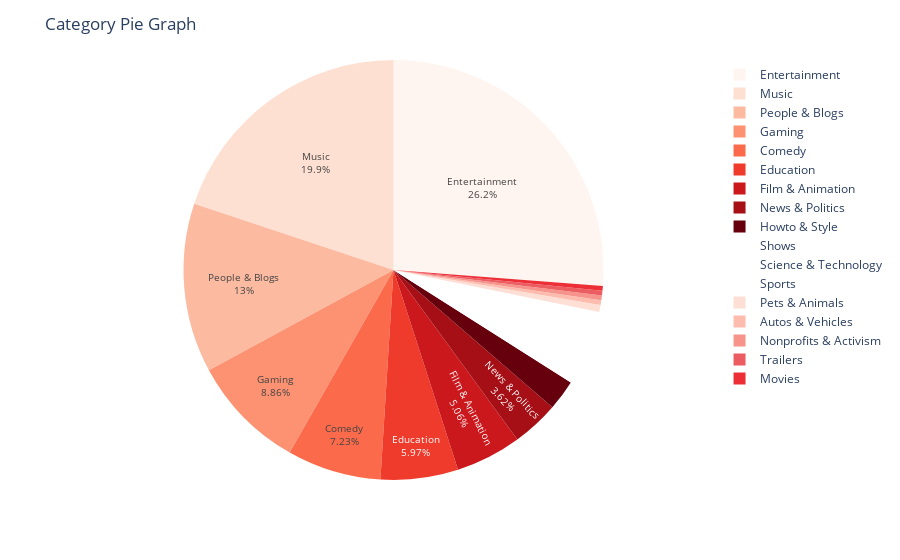

Notebook cell for this chart:
### Markdown cell above
## 채널 카테고리

### Code cell
categories = df.dropna()['category'].value_counts().sort_values()
fig = px.pie(values=categories.values,
             names=categories.index,
             color_discrete_sequence=color_scheme)
fig.update_traces(textposition='inside',
                  textfont_size=10,
                  textinfo='percent+label')

fig.update_layout(title_text="Category Pie Graph",
                  uniformtext_minsize=10, 
                  uniformtext_mode='hide',
                  template ='plotly_white')

fig.show()

### Figure 1 — Plotly figure (JSON) as saved in the notebook; plotly's stock layout.template omitted (floating-point values rounded to 4 significant figures)
{"data": [{"domain": {"x": [0, 1], "y": [0, 1]}, "hovertemplate": "label=%{label}<br>value=%{value}<extra></extra>", "labels": ["Autos & Vehicles", "Nonprofits & Activism", "Trailers", "Movies", "Pets & Animals", "Sports", "Science & Technology", "Shows", "Howto & Style", "News & Politics", "Film & Animation", "Education", "Comedy", "Gaming", "People & Blogs", "Music", "Entertainment"], "legendgroup": "", "name": "", "showlegend": true, "textfont": {"size": 10}, "textinfo": "percent+label", "textposition": "inside", "type": "pie", "values": [2, 2, 2, 2, 3, 9, 11, 12, 13, 20, 28, 33, 40, 49, 72, 110, 145]}], "layout": {"legend": {"tracegroupgap": 0}, "margin": {"t": 60}, "piecolorway": ["rgb(255,245,240)", "rgb(254,224,210)", "rgb(252,187,161)", "rgb(252,146,114)", "rgb(251,106,74)", "rgb(239,59,44)", "rgb(203,24,29)", "rgb(165,15,21)", "rgb(103,0,13)"], "title": {"text": "Category Pie Graph"}, "uniformtext": {"minsize": 10, "mode": "hide"}}}
